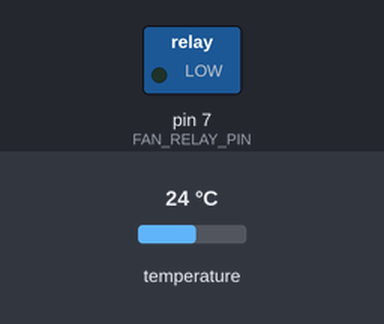
Bench run of a sketch on a simulated Arduino Uno, built with avr-gcc and run on an emulated ATmega328P. Parts: switched loads named in the sketch (green lamp = pin HIGH). The inputs (shaded band) are chosen by the test bench; at power-on: temperature 24 °C. What the sketch prints to the serial monitor is not drawn.

Above: at 2.3 s.
2.4 s: temperature set to 27.4 °C
5.2 s: temperature set to 28.4 °C
At 7.8 s:
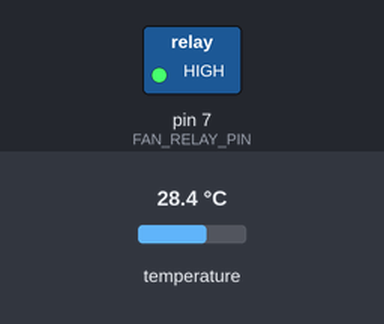
8.1 s: temperature set to 19 °C
At 9.8 s:
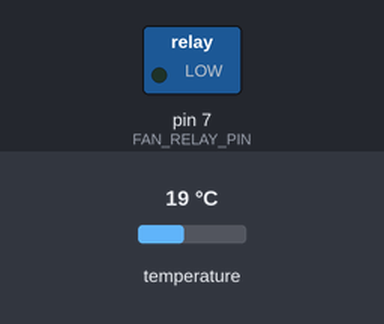
10.6 s: temperature set to 28 °C
At 12.8 s:
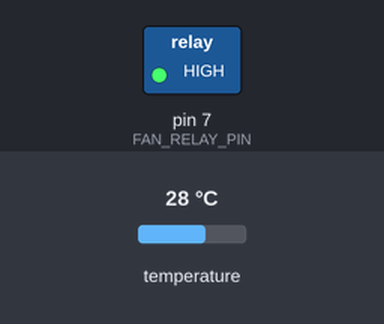
Timing chart, 0 to 14.1 s (numbered marks = the images above; inputs shaded):
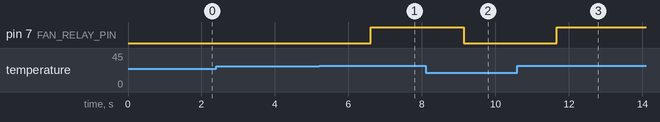

Measured:
- the behaviour switches between 27.9 and 28 °C on temperature (found by bisection; images 0 and 1)
- after the input at 2.4 s, every drawn part: stays the same
- after the input at 5.2 s, pin 7 (FAN_RELAY_PIN): LOW → HIGH after 1.4 s
- after the input at 8.1 s, pin 7 (FAN_RELAY_PIN): HIGH → LOW after 1.0 s
- after the input at 10.6 s, pin 7 (FAN_RELAY_PIN): LOW → HIGH after 1.1 s

The sketch:

temp_sensor.ino
```cpp
#include "temp_sensor.h"
#include "relay.h"

// 风扇自动控制标志
bool fan_auto_control = true;  // 自动控制使能

void setup() {
    Serial.begin(115200);
    while (!Serial) { delay(10); }

    temp_sensor_init();
    relay_init();

    Serial.println("===== 温度检测与风扇控制系统启动 =====");
    Serial.println("温度传感器: DS18B20");
    Serial.println("数据引脚: GPIO10");
    Serial.println("风扇继电器引脚: GPIO7");
    Serial.println("测温范围: -55°C ~ +125°C");
    Serial.println("-----------------------------");
}

void loop() {
    // 读取温度
    float temp_c = temp_sensor_read_celsius();
    float temp_f = temp_sensor_read_fahrenheit();
    TempLevel level = temp_sensor_get_level(temp_c);

    // 温度控制风扇逻辑：温度高时自动打开风扇
    if (fan_auto_control) {
        if (level == TEMP_HIGH || level == TEMP_VERY_HIGH) {
            relay_on();
        } else {
            relay_off();
        }
    }

    // 获取继电器状态
    bool relay_state = (digitalRead(FAN_RELAY_PIN) == RELAY_ON);

    // 串口输出
    Serial.print("温度: ");
    Serial.print(temp_c, 2);
    Serial.print(" °C (");
    Serial.print(temp_f, 2);
    Serial.print(" °F) | 状态: ");
    Serial.print(temp_sensor_get_level_string(level));
    Serial.print(" | 风扇: ");
    Serial.println(relay_state ? "开" : "关");

    delay(1000);
}
```

relay.cpp
```cpp
#include "relay.h"

/**
 * @brief 继电器初始化函数
 * @details 设置继电器引脚为输出模式，初始状态为断开
 */
void relay_init(void) {
    pinMode(FAN_RELAY_PIN, OUTPUT);
    digitalWrite(FAN_RELAY_PIN, RELAY_OFF);  // 初始断开
}

/**
 * @brief 继电器吸合（打开）
 */
void relay_on(void) {
    digitalWrite(FAN_RELAY_PIN, RELAY_ON);
}

/**
 * @brief 继电器断开（关闭）
 */
void relay_off(void) {
    digitalWrite(FAN_RELAY_PIN, RELAY_OFF);
}

/**
 * @brief 继电器状态切换
 */
void relay_toggle(void) {
    if (digitalRead(FAN_RELAY_PIN) == RELAY_ON) {
        relay_off();
    } else {
        relay_on();
    }
}
```

relay.h
```cpp
#ifndef RELAY_H
#define RELAY_H

#include <Arduino.h>

// 风扇继电器引脚定义
#define FAN_RELAY_PIN 7  // GPIO7，用于控制风扇

// 继电器状态定义
#define RELAY_ON    HIGH  // 继电器吸合（高电平）
#define RELAY_OFF   LOW   // 继电器断开（低电平）

// 函数声明
void relay_init(void);
void relay_on(void);
void relay_off(void);
void relay_toggle(void);

#endif
```

temp_sensor.cpp
```cpp
#include "temp_sensor.h"
#include <OneWire.h>
#include <DallasTemperature.h>

// 创建OneWire对象
OneWire oneWire(TEMP_SENSOR_PIN);

// 创建DallasTemperature对象
DallasTemperature sensors(&oneWire);

/**
 * @brief 温度传感器初始化函数
 */
void temp_sensor_init(void) {
    sensors.begin();
}

/**
 * @brief 读取温度值（摄氏度）
 * @return 温度值（℃）
 */
float temp_sensor_read_celsius(void) {
    sensors.requestTemperatures();  // 发送转换命令
    return sensors.getTempCByIndex(0);  // 获取第一个传感器的温度
}

/**
 * @brief 读取温度值（华氏度）
 * @return 温度值（℉）
 */
float temp_sensor_read_fahrenheit(void) {
    return temp_sensor_read_celsius() * 9.0 / 5.0 + 32.0;
}

/**
 * @brief 获取温度等级
 * @param temp 温度值（℃）
 * @return 温度等级
 */
TempLevel temp_sensor_get_level(float temp) {
    if (temp < 10) {
        return TEMP_VERY_LOW;
    } else if (temp < 18) {
        return TEMP_LOW;
    } else if (temp < 28) {
        return TEMP_NORMAL;
    } else if (temp < 35) {
        return TEMP_HIGH;
    } else {
        return TEMP_VERY_HIGH;
    }
}

/**
 * @brief 获取温度等级的字符串描述
 * @param level 温度等级
 * @return 字符串描述
 */
const char* temp_sensor_get_level_string(TempLevel level) {
    switch(level) {
        case TEMP_VERY_LOW:
            return "非常低";
        case TEMP_LOW:
            return "低";
        case TEMP_NORMAL:
            return "正常";
        case TEMP_HIGH:
            return "高";
        case TEMP_VERY_HIGH:
            return "非常高";
        default:
            return "未知";
    }
}
```

temp_sensor.h
```cpp
#ifndef TEMP_SENSOR_H
#define TEMP_SENSOR_H

#include <Arduino.h>

// 温度传感器引脚定义
#define TEMP_SENSOR_PIN 10  // GPIO10，DS18B20数据引脚

// 温度状态等级定义
typedef enum {
    TEMP_VERY_LOW = 0,   // 非常低
    TEMP_LOW = 1,        // 低
    TEMP_NORMAL = 2,     // 正常
    TEMP_HIGH = 3,       // 高
    TEMP_VERY_HIGH = 4   // 非常高
} TempLevel;

// 函数声明
void temp_sensor_init(void);
float temp_sensor_read_celsius(void);
float temp_sensor_read_fahrenheit(void);
TempLevel temp_sensor_get_level(float temp);
const char* temp_sensor_get_level_string(TempLevel level);

#endif
```
